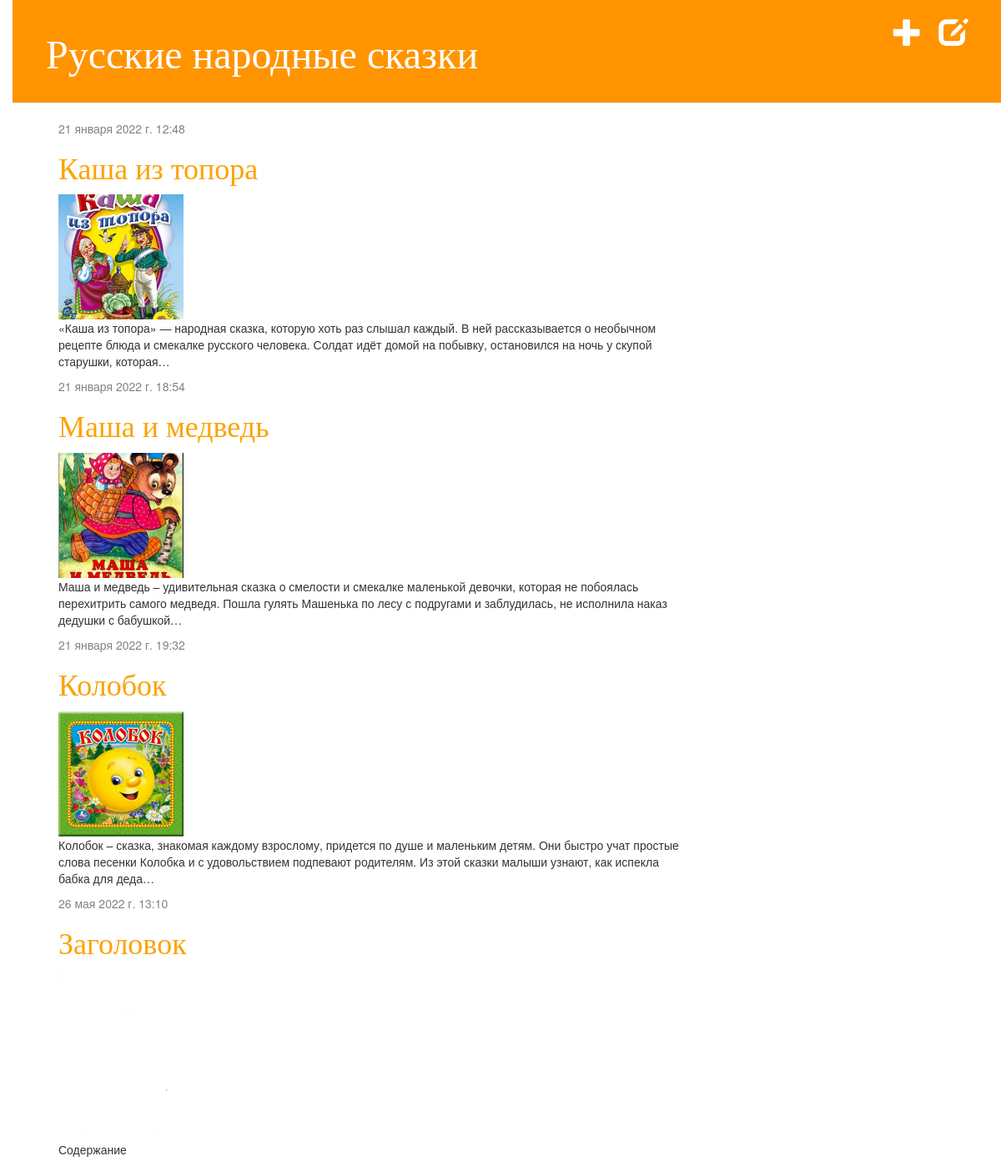
The page / on the database its author committed.
### articl/models.py (models this page shows, shortened)
class Post(models.Model):
    user = models.ForeignKey(to=User, null=True,on_delete=models.CASCADE)
    title = models.CharField(max_length=200)
    text = models.TextField()
    created_date = models.DateTimeField(default=timezone.now)
    published_date = models.DateTimeField(blank=True, null=True)
    cover = models.ImageField(upload_to=user_directory_path)#cover - картинка;
    book = models.FileField(upload_to='books/%Y-%m-%d/')# cover - картинка;

### articl/views.py (the view)
# urls.py: path('', views.post_list, name='post_list'),
def post_list(request):
    posts = Post.objects.filter(published_date__lte=timezone.now()).order_by('published_date')
    return render(request, 'articl/post_list.html', {'posts': posts})

### templates/articl/post_list.html
{% extends 'articl/base.html' %}
{% block content %}
{% for post in posts %}
        <div class="row-md-4">
            <div class="date">
                {{ post.published_date }}
            </div>
            <h1><a href="{% url 'post_detail' pk=post.pk %}">{{ post.title }}</a></h1>
            <img src="../../media/{{ post.cover }}" width="20%">
            <p>{{ post.text|linebreaksbr }}</p>
        </div>
{% endfor %}
{% endblock %}

### templates/articl/base.html (shortened to what this page needs)
{% load static %}
<html>
    <head>
        <link rel="stylesheet" href="//maxcdn.bootstrapcdn.com/bootstrap/3.2.0/css/bootstrap.min.css">
        <link rel="stylesheet" href="//maxcdn.bootstrapcdn.com/bootstrap/3.2.0/css/bootstrap-theme.min.css">
        <link rel="stylesheet" href="{% static 'css/articl.css' %}">
    </head>
   <body>
    <div class="page-header">
        <a href="{% url 'post_draft_list' %}" class="top-menu"><span class="glyphicon glyphicon-edit"></span></a>
        <a href="{% url 'post_new' %}" class="top-menu"><span class="glyphicon glyphicon-plus"></span></a>
        <h1><a href="/">Русские народные сказки</a></h1>
    </div>
    <div class="content container">
        <div class="row">
            <div class="col-md-8">
            {% block content %}
            {% endblock %}
            </div>
        </div>
    </div>
</body>
</html>

### articl/static/css/articl.css (style rules this page uses)
body { padding-left: 15px; }
h1 a { color: #FCA205; font-family: 'Lobster'; }
.page-header { background-color: #ff9400; margin-top: 0; padding: 20px 20px 20px 40px; }
.page-header h1, .page-header h1 a, .page-header h1 a:visited, .page-header h1 a:active { color: #ffffff; font-size: 36pt; text-decoration: none; }
.content { margin-left: 40px; }
h1, h2, h3, h4 { font-family: 'Lobster', cursive; }
.date { color: #828282; }
.top-menu, .top-menu:hover, .top-menu:visited { color: #ffffff; float: right; font-size: 26pt; margin-right: 20px; }

### rows shown on the page
Post: published_date "21 января 2022 г. 12:48", title "Каша из топора", cover (picture), text "«Каша из топора» — народная сказка, которую хоть раз слышал каждый. В ней рассказывается о необычном рецепте блюда и смекалке русского человека. Солдат идёт домой на побывку, остановился на ночь у скупой старушки, которая…"
Post: published_date "21 января 2022 г. 18:54", title "Маша и медведь", cover (picture), text "Маша и медведь – удивительная сказка о смелости и смекалке маленькой девочки, которая не побоялась перехитрить самого медведя. Пошла гулять Машенька по лесу с подругами и заблудилась, не исполнила наказ дедушки с бабушкой…"
Post: published_date "21 января 2022 г. 19:32", title "Колобок", cover (picture), text "Колобок – сказка, знакомая каждому взрослому, придется по душе и маленьким детям. Они быстро учат простые слова песенки Колобка и с удовольствием подпевают родителям. Из этой сказки малыши узнают, как испекла бабка для деда…"
Post: published_date "26 мая 2022 г. 13:10", title "Заголовок", cover (picture), text "Содержание"
